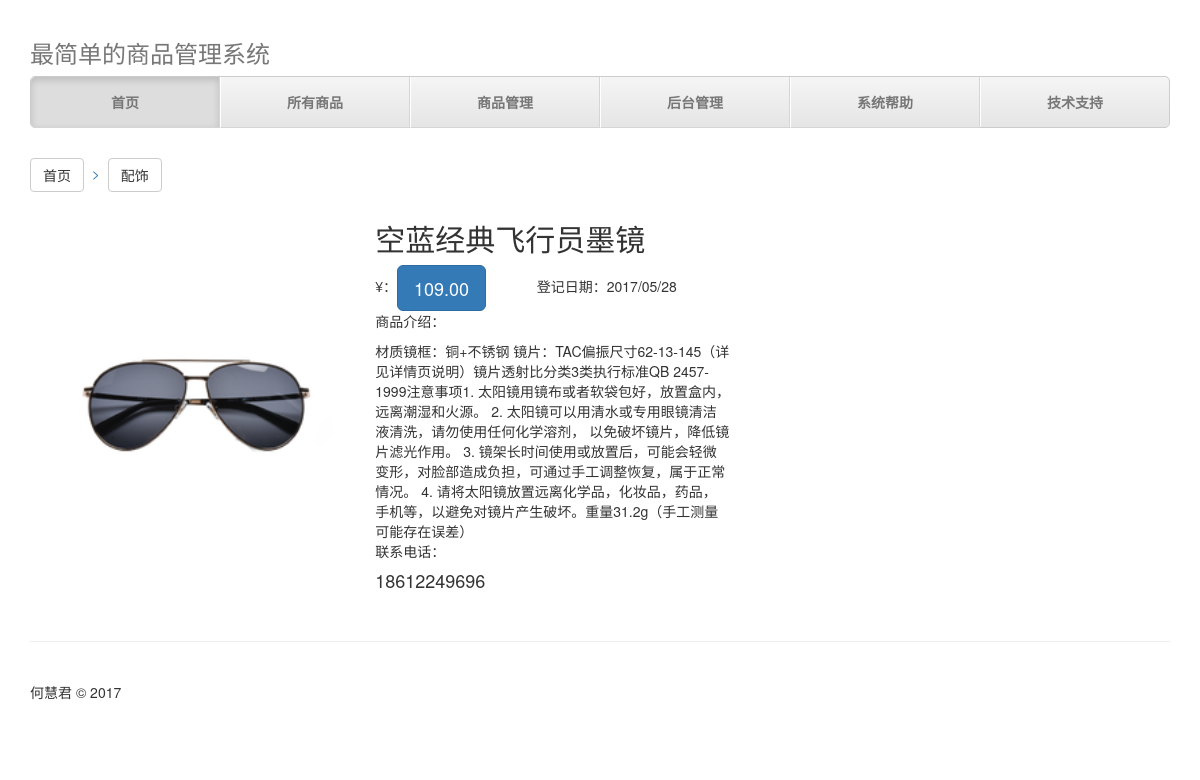
Page /9/ on the committed database.
### commodity/models.py (models this page shows, shortened)
class Commondity(models.Model):
    CommodityName = models.CharField('商品名称', max_length=100)
    CommodityCategory = models.CharField('商品类别', max_length=50, blank=True)
    CommodityPrice = models.DecimalField('商品价格', max_digits=11, decimal_places=2)
    CommondityImage = models.ImageField('商品图片', upload_to='static/upload/', default='static/image/no-img.jpg')
    CommodityDateTime = models.DateTimeField('登记日期', auto_now_add=True)
    CommodityContent = models.TextField('商品说明', blank=True, null=True)
    CommondityContactMobile = models.CharField('联系电话', max_length=11, blank=True, null=True)
    class Meta:
        verbose_name = '商品' #给模型起个更好听的名字，这儿相当于进行了汉化。
        verbose_name_plural = '所有商品'
        ordering = ['-CommodityDateTime']

### commodity/views.py (the view)
# urls.py: url( r'^(?P<id>\d+)/$',views.detail, name='detail'),
def detail(request, id):
    try:
        post = Commondity.objects.get(id=str(id))
    except Commondity.DoesNotExist:
        raise Http404
    return render(request, 'post.html', {'post': post})

### commodity/templates/post.html
{% extends "base.html" %}
{% block content %}
<div class="container">
    <div class="row">
        <div class="col-md-4">
            <div>
                <p>&nbsp;</p>
            </div>
            <p><a class="btn btn-default" role="button" href="{% url 'index' %}">首页 </a>
                <a>&nbsp;>&nbsp;</a> <a class="btn btn-default" role="button">{{ post.CommodityCategory }} </a>
            <table width="700" border="0">
                <tbody>
                <tr>
                    <td width="277" rowspan="4"><img src="../{{ post.CommondityImage.url}}" height="330" width="330"/>
                    </td>
                    <td width="339" height="36"><h2>{{ post.CommodityName }}</h2>
                    </td>
                </tr>
                <tr>
                    <td height="41">¥：<a class="btn btn-primary btn-lg" role="button">{{ post.CommodityPrice }}</a>
                        &nbsp;&nbsp;&nbsp;&nbsp;&nbsp;&nbsp;&nbsp;&nbsp;&nbsp;&nbsp;&nbsp;
                        登记日期：{{ post.CommodityDateTime|date:"Y/m/d" }}
                    </td>
                </tr>
                <tr>
                    <td height="167"><p>商品介绍：</p>
            {{ post.CommodityContent }}</td>
                </tr>
                <tr>
                    <td height="51">联系电话：<h4>{{ post.CommondityContactMobile }}</h4></td>
                </tr>
                </tbody>
            </table>
        </div>
    </div>
</div>
{% endblock %}

### static/css/justified-nav.css (style rules this page uses)
body { padding-top: 20px; }

### rows in the picture
Commondity: CommodityCategory "配饰", CommondityImage (picture), CommodityName "空蓝经典飞行员墨镜", CommodityPrice "109.00", CommodityDateTime "2017/05/28", CommodityContent "材质镜框：铜+不锈钢 镜片：TAC偏振尺寸62-13-145（详见详情页说明）镜片透射比分类3类执行标准QB 2457-1999注意事项1. 太阳镜用镜布或者软袋包好，放置盒内，远离潮湿和火源。 2. 太阳镜可以用清水或专用眼镜清洁液清洗，请勿使用任何化学溶剂， 以免破坏镜片，降低镜片滤光作用。 3. 镜架长时间使用或放置后，可能会轻微变形，对脸部造成负担，可通过手工调整恢复，属于正常情况。 4. 请将太阳镜放置远离化学品，化妆品，药品，手机等，以避免对镜片产生破坏。重量31.2g（手工测量可能存在误差）", CommondityContactMobile "18612249696"
